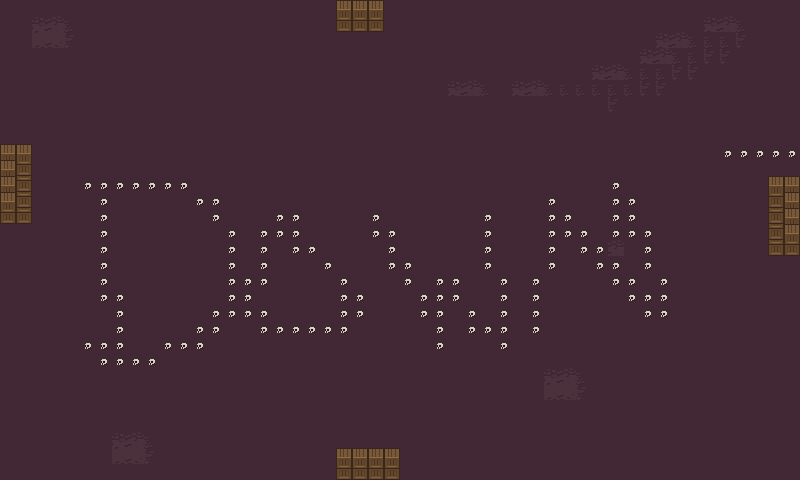

Tiled map render using the project's own tile images. Description and the map definition, with tile-layer contents summarised, below:
An orthogonal 50x30 tile map with 16x16 px tiles, 2 tile layers (Background, Foreground) and 4 objects (DownDoor, UpDoor, RightDoor, LeftDoor).

<map version="1.2" tiledversion="1.3.3" orientation="orthogonal" renderorder="right-down" width="50" height="30" tilewidth="16" tileheight="16" infinite="0" nextlayerid="8" nextobjectid="13">
 <tileset firstgid="1" source="tilesets/0x72_16x16DungeonTileset.v1.tsx" />
 <layer id="1" name="Background" width="50" height="30">
  <data>[1500 cells, 1500 non-empty, 1 distinct tile ids]</data>
 </layer>
 <layer id="3" name="Foreground" width="50" height="30">
  <data>[1500 cells, 221 non-empty, 9 distinct tile ids]</data>
 </layer>
 <objectgroup id="7" name="Doors">
  <object id="8" name="DownDoor" x="337.333" y="449.333" width="62" height="30" />
  <object id="10" name="UpDoor" x="335" y="-3" width="48" height="35" />
  <object id="11" name="RightDoor" x="768" y="175" width="30" height="79" />
  <object id="12" name="LeftDoor" x="1" y="144" width="28" height="78" />
 </objectgroup>
</map>
